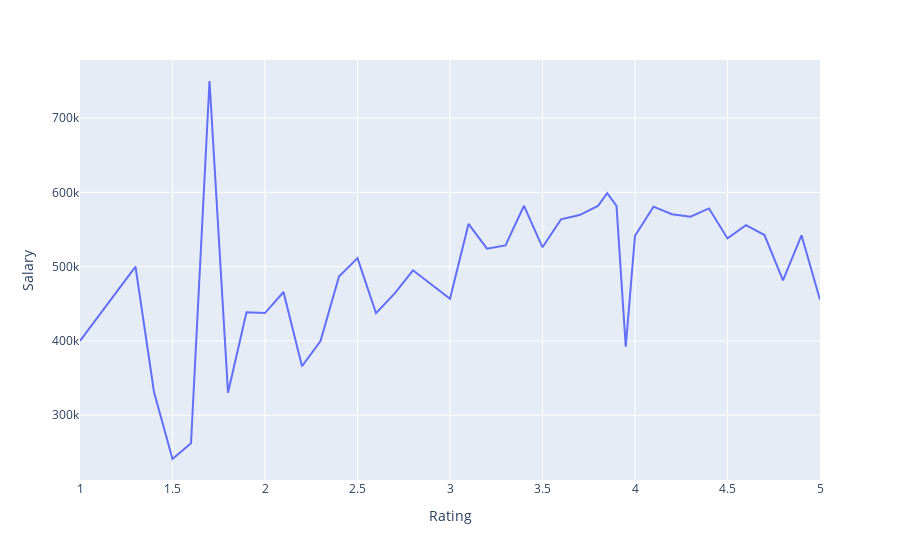

Notebook code cell kept with this figure:
### Code cell
px.line(tab, x=tab.index, y='Salary')

### Figure 1 — Plotly figure (JSON) as saved in the notebook; plotly's stock layout.template omitted (floating-point values rounded to 4 significant figures)
{"data": [{"hovertemplate": "Rating=%{x}<br>Salary=%{y}<extra></extra>", "legendgroup": "", "line": {"color": "#636efa", "dash": "solid"}, "marker": {"symbol": "circle"}, "mode": "lines", "name": "", "orientation": "v", "showlegend": false, "type": "scatter", "x": [1.0, 1.3, 1.4, 1.5, 1.6, 1.7, 1.8, 1.9, 2.0, 2.1, 2.2, 2.3, 2.4, 2.5, 2.6, 2.7, 2.8, 2.9, 3.0, 3.1, 3.2, 3.3, 3.4, 3.5, 3.6, 3.7, 3.8, 3.85, 3.9, 3.95, 4.0, 4.1, 4.2, 4.3, 4.4, 4.5, 4.6, 4.7, 4.8, 4.9, 5.0], "xaxis": "x", "y": [400000.0, 500000.0, 331200.0, 241000.0, 262300.0, 750000.0, 330300.0, 438700.0, 437500.0, 465900.0, 365900.0, 399700.0, 486800.0, 511500.0, 437400.0, 463700.0, 495100.0, 476500.0, 456700.0, 557500.0, 524200.0, 528600.0, 582000.0, 526000.0, 563700.0, 569400.0, 581900.0, 598900.0, 581700.0, 392300.0, 541600.0, 580800.0, 570600.0, 567400.0, 578400.0, 538000.0, 556000.0, 542600.0, 481500.0, 542200.0, 455300.0], "yaxis": "y"}], "layout": {"legend": {"tracegroupgap": 0}, "margin": {"t": 60}, "xaxis": {"anchor": "y", "domain": [0, 1], "title": {"text": "Rating"}}, "yaxis": {"anchor": "x", "domain": [0, 1], "title": {"text": "Salary"}}}}
